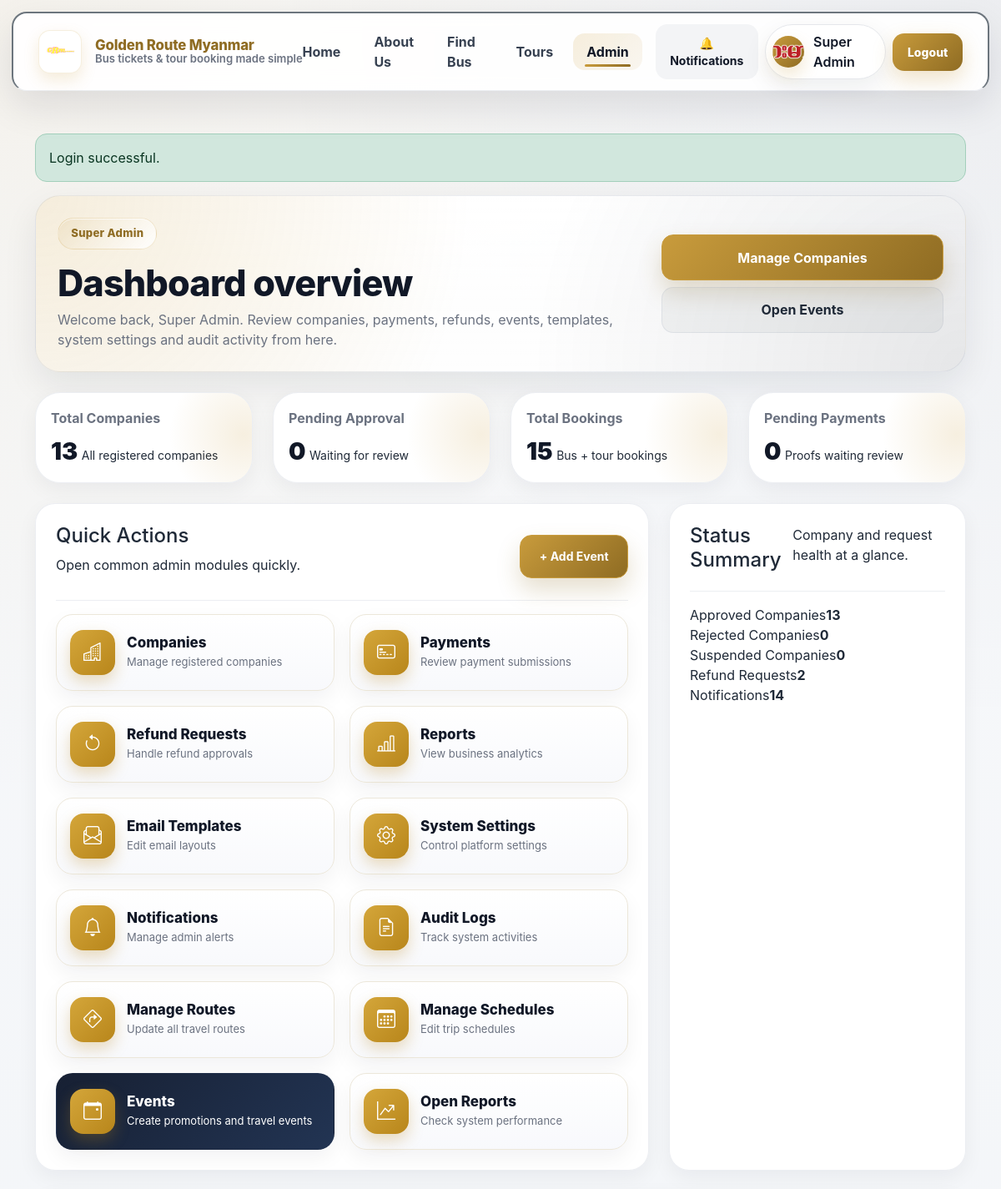
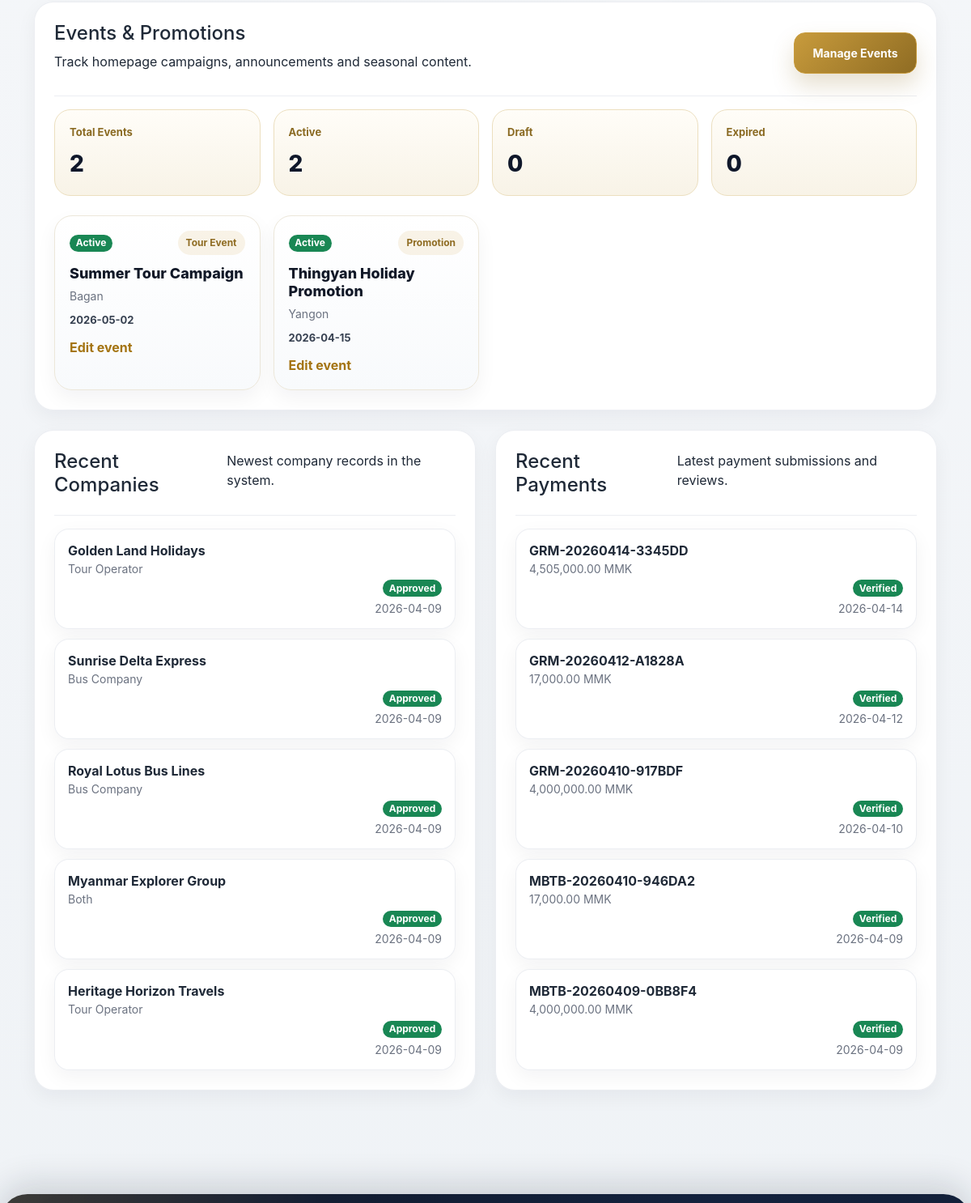
/admin/dashboard.php (signed in, upper part), run on an earlier commit of the app's database (2 pictures, top to bottom).
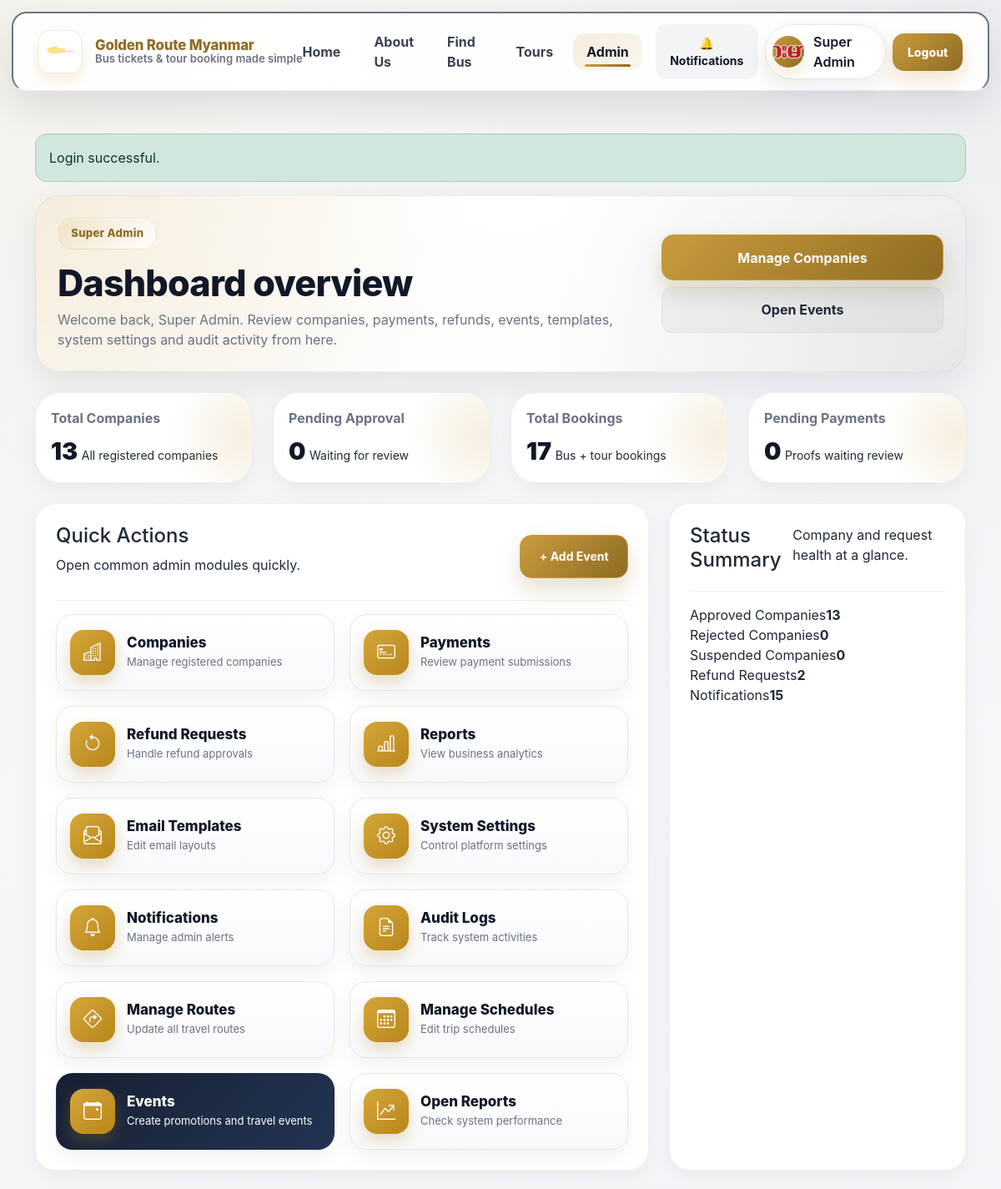
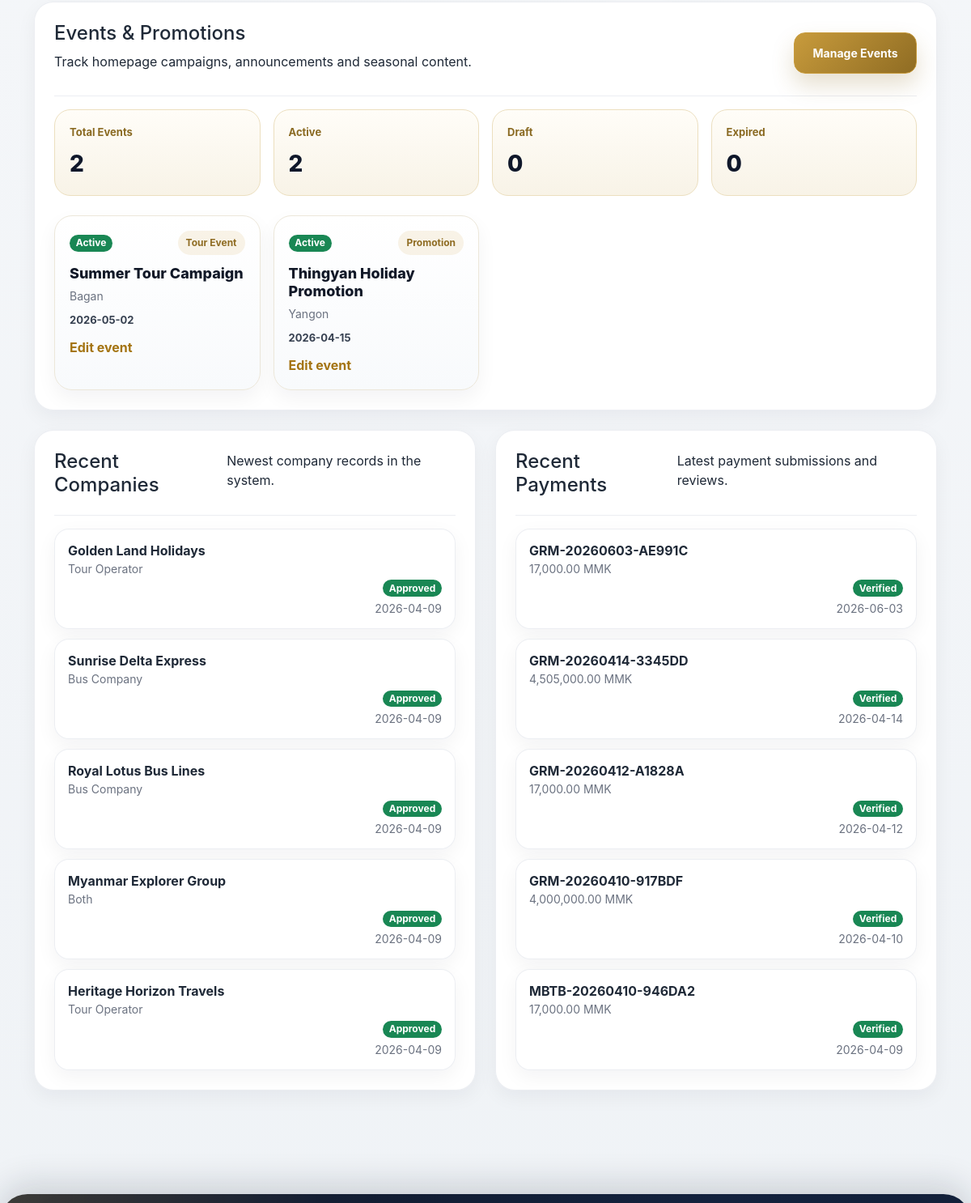
And on a later commit of the database (2 pictures, top to bottom).
### tables this page shows
CREATE TABLE `events` (
  `id` bigint(20) UNSIGNED NOT NULL,
  `title` varchar(255) NOT NULL,
  `event_type` varchar(100) NOT NULL DEFAULT 'Promotion',
  `description` text DEFAULT NULL,
  `event_date` date DEFAULT NULL,
  `location` varchar(255) DEFAULT NULL,
  `image_path` varchar(255) DEFAULT NULL,
  `status` enum('active','draft','expired') NOT NULL DEFAULT 'draft',
  `created_by` bigint(20) UNSIGNED DEFAULT NULL,
  `created_at` timestamp NOT NULL DEFAULT current_timestamp(),
  `updated_at` timestamp NULL DEFAULT current_timestamp() ON UPDATE current_timestamp(),
  `show_in_slider` tinyint(1) DEFAULT 1
);

CREATE TABLE `companies` (
  `id` bigint(20) UNSIGNED NOT NULL,
  `name` varchar(150) NOT NULL,
  `company_type` enum('bus_company','tour_operator','both') NOT NULL DEFAULT 'bus_company',
  `license` varchar(100) DEFAULT NULL,
  `phone` varchar(30) DEFAULT NULL,
  `email` varchar(150) DEFAULT NULL,
  `address` varchar(255) DEFAULT NULL,
  `description` text DEFAULT NULL,
  `logo` varchar(255) DEFAULT NULL,
  `status` enum('pending','approved','rejected','suspended') NOT NULL DEFAULT 'pending',
  `approved_at` datetime DEFAULT NULL,
  `created_at` timestamp NOT NULL DEFAULT current_timestamp(),
  `updated_at` timestamp NOT NULL DEFAULT current_timestamp() ON UPDATE current_timestamp()
);

CREATE TABLE `payments` (
  `id` bigint(20) UNSIGNED NOT NULL,
  `booking_id` bigint(20) UNSIGNED NOT NULL,
  `amount` decimal(12,2) NOT NULL,
  `payment_method` enum('wave_money','kbzpay','cash','bank_transfer') NOT NULL,
  `transaction_ref` varchar(100) DEFAULT NULL,
  `screenshot_path` varchar(255) DEFAULT NULL,
  `notes` text DEFAULT NULL,
  `status` enum('submitted','verified','rejected') NOT NULL DEFAULT 'submitted',
  `verified_by` bigint(20) UNSIGNED DEFAULT NULL,
  `verified_at` datetime DEFAULT NULL,
  `note` text DEFAULT NULL,
  `created_at` timestamp NOT NULL DEFAULT current_timestamp(),
  `updated_at` timestamp NOT NULL DEFAULT current_timestamp() ON UPDATE current_timestamp()
);

CREATE TABLE `bookings` (
  `id` bigint(20) UNSIGNED NOT NULL,
  `booking_code` varchar(50) NOT NULL,
  `user_id` bigint(20) UNSIGNED NOT NULL,
  `booking_type` enum('bus','tour') NOT NULL DEFAULT 'bus',
  `trip_id` bigint(20) UNSIGNED DEFAULT NULL,
  `tour_batch_id` bigint(20) UNSIGNED DEFAULT NULL,
  `passenger_count` int(10) UNSIGNED NOT NULL DEFAULT 1,
  `total_amount` decimal(12,2) NOT NULL DEFAULT 0.00,
  `status` enum('pending','confirmed','paid','cancelled','completed') NOT NULL DEFAULT 'pending',
  `payment_status` enum('unpaid','pending_review','paid','failed','refunded') NOT NULL DEFAULT 'unpaid',
  `notes` text DEFAULT NULL,
  `booked_at` datetime NOT NULL DEFAULT current_timestamp(),
  `created_at` timestamp NOT NULL DEFAULT current_timestamp(),
  `updated_at` timestamp NOT NULL DEFAULT current_timestamp() ON UPDATE current_timestamp()
);

### includes/event_helper.php (called while the page is built, shortened)
<?php
if (!function_exists('event_column_exists')) {
    function event_column_exists(mysqli $conn, string $column): bool
    {
        $safeColumn = $conn->real_escape_string($column);
        $result = $conn->query("SHOW COLUMNS FROM events LIKE '{$safeColumn}'");
        return $result instanceof mysqli_result && $result->num_rows > 0;
    }
}
if (!function_exists('ensure_events_table_exists')) {
    function ensure_events_table_exists(mysqli $conn): void
    {
        $sql = "CREATE TABLE IF NOT EXISTS events (
            id BIGINT UNSIGNED AUTO_INCREMENT PRIMARY KEY,
            title VARCHAR(255) NOT NULL,
            event_type VARCHAR(100) NOT NULL DEFAULT 'Promotion',
            description TEXT NULL,
            event_date DATE NULL,
            location VARCHAR(255) NULL,
            image_path VARCHAR(255) NULL,
            status ENUM('active','draft','expired') NOT NULL DEFAULT 'draft',
            created_by BIGINT UNSIGNED NULL,
            created_at TIMESTAMP NOT NULL DEFAULT CURRENT_TIMESTAMP,
            updated_at TIMESTAMP NULL DEFAULT CURRENT_TIMESTAMP ON UPDATE CURRENT_TIMESTAMP,
            show_in_slider TINYINT(1) NOT NULL DEFAULT 1
        ) ENGINE=InnoDB DEFAULT CHARSET=utf8mb4 COLLATE=utf8mb4_unicode_ci";
        if (event_column_exists($conn, 'image') && !event_column_exists($conn, 'image_path')) {
            if (!$conn->query("ALTER TABLE events ADD COLUMN image_path VARCHAR(255) NULL AFTER location")) {
                throw new RuntimeException('Failed to add image_path column: ' . $conn->error);
            }
            $conn->query("UPDATE events SET image_path = image WHERE image_path IS NULL AND image IS NOT NULL");
        }
        $alterQueries = [];
        if (!event_column_exists($conn, 'image_path')) {
            $alterQueries[] = "ALTER TABLE events ADD COLUMN image_path VARCHAR(255) NULL AFTER location";
        }
        if (!event_column_exists($conn, 'created_by')) {
            $alterQueries[] = "ALTER TABLE events ADD COLUMN created_by BIGINT UNSIGNED NULL AFTER status";
        }
        if (!event_column_exists($conn, 'show_in_slider')) {
            $alterQueries[] = "ALTER TABLE events ADD COLUMN show_in_slider TINYINT(1) NOT NULL DEFAULT 1 AFTER updated_at";
        }
    }
}
if (!function_exists('get_recent_events')) {
    function get_recent_events(mysqli $conn, int $limit = 5): array
    {
        ensure_events_table_exists($conn);
        $events = [];
        $limit = max(1, $limit);
        $sql = "SELECT * FROM events ORDER BY created_at DESC, id DESC LIMIT {$limit}";
        $result = $conn->query($sql);
        if ($result) {
            while ($row = $result->fetch_assoc()) {
                $events[] = $row;
            }
        }
        return $events;
    }
}
if (!function_exists('get_event_dashboard_summary')) {
    function get_event_dashboard_summary(mysqli $conn): array
    {
        $summary = [
            'total_events' => 0,
            'active_events' => 0,
            'draft_events' => 0,
            'expired_events' => 0,
            'slider_events' => 0,
        ];
        $queries = [
            'total_events' => "SELECT COUNT(*) AS total FROM events",
            'active_events' => "SELECT COUNT(*) AS total FROM events WHERE status = 'active'",
            'draft_events' => "SELECT COUNT(*) AS total FROM events WHERE status = 'draft'",
            'expired_events' => "SELECT COUNT(*) AS total FROM events WHERE status = 'expired'",
            'slider_events' => event_column_exists($conn, 'show_in_slider')
                ? "SELECT COUNT(*) AS total FROM events WHERE status = 'active' AND show_in_slider = 1"
                : "SELECT COUNT(*) AS total FROM events WHERE status = 'active'",
        ];
        foreach ($queries as $key => $sql) {
            $result = $conn->query($sql);
            if ($result) {
                $row = $result->fetch_assoc();
                $summary[$key] = (int)($row['total'] ?? 0);
            }
        }
        return $summary;
    }
}
if (!function_exists('event_status_badge_class')) {
    function event_status_badge_class(string $status): string
    {
        return match ($status) {
            'active' => 'success',
            'draft' => 'warning',
            'expired' => 'secondary',
            default => 'dark',
        };
    }
}

### includes/auth.php (called while the page is built, shortened)
<?php
function e($value)
{
    return htmlspecialchars((string)$value, ENT_QUOTES, 'UTF-8');
}

### admin/dashboard.php (the view, shortened to what the changed rows need)
<?php
require_once __DIR__ . '/../includes/db.php';
require_once __DIR__ . '/../includes/event_helper.php';
$conn = getDBConnection();
$recentEvents = get_recent_events($conn, 5);
$summary = [
    'total_companies' => 0,
    'pending_count' => 0,
    'approved_count' => 0,
    'rejected_count' => 0,
    'suspended_count' => 0,
    'total_bookings' => 0,
    'pending_payments' => 0,
    'refund_requests' => 0,
    'notifications' => 0,
];
$cardsSql = [
    'company_summary' => "
        SELECT
            COUNT(*) AS total_companies,
            COALESCE(SUM(status = 'pending'), 0) AS pending_count,
            COALESCE(SUM(status = 'approved'), 0) AS approved_count,
            COALESCE(SUM(status = 'rejected'), 0) AS rejected_count,
            COALESCE(SUM(status = 'suspended'), 0) AS suspended_count
        FROM companies
    ",
    'bookings' => "SELECT COUNT(*) AS total FROM bookings",
    'pending_payments' => "SELECT COUNT(*) AS total FROM payments WHERE status = 'submitted'",
    'refund_requests' => "SELECT COUNT(*) AS total FROM refund_requests",
    'notifications' => "SELECT COUNT(*) AS total FROM notifications",
];
try {
    $stmt = $conn->prepare($cardsSql['company_summary']);
    if ($stmt) {
        $stmt->execute();
        $result = $stmt->get_result();
        $row = $result ? $result->fetch_assoc() : [];
        if ($row) {
            $summary = array_merge($summary, $row);
        }
    }
    foreach (['bookings', 'pending_payments', 'refund_requests', 'notifications'] as $key) {
        $stmt = $conn->prepare($cardsSql[$key]);
        if ($stmt) {
            $stmt->execute();
            $result = $stmt->get_result();
            $row = $result ? $result->fetch_assoc() : null;
            if ($key === 'bookings') {
                $summary['total_bookings'] = (int)($row['total'] ?? 0);
            } else {
                $summary[$key] = (int)($row['total'] ?? 0);
            }
        }
    }
} catch (Throwable $e) {
}
$eventSummary = get_event_dashboard_summary($conn);
$recentEvents = get_recent_events($conn, 4);
$recentCompanies = [];
$recentPayments = [];
try {
    $companySql = "
        SELECT id, name, company_type, status, created_at
        FROM companies
        ORDER BY id DESC
        LIMIT 5
    ";
    $stmt = $conn->prepare($companySql);
    if ($stmt) {
        $stmt->execute();
        $result = $stmt->get_result();
        while ($row = $result->fetch_assoc()) {
            $recentCompanies[] = $row;
        }
    }
    $paymentSql = "
        SELECT p.id, p.amount, p.status, p.created_at, b.booking_code
        FROM payments p
        INNER JOIN bookings b ON b.id = p.booking_id
        ORDER BY p.id DESC
        LIMIT 5
    ";
    $stmt = $conn->prepare($paymentSql);
    if ($stmt) {
        $stmt->execute();
        $result = $stmt->get_result();
        while ($row = $result->fetch_assoc()) {
            $recentPayments[] = $row;
        }
    }
} catch (Throwable $e) {
}
require_once __DIR__ . '/../includes/header.php';
function adminStatusBadgeClass(string $status): string
{
    switch ($status) {
        case 'approved':
        case 'verified':
            return 'success';
    }
}
?>
<div class="container py-5">
    <div class="admin-hero-panel mb-4">
        <div class="row g-4 align-items-center">
            <div class="col-lg-8">
                <h1 class="page-title mb-2">Dashboard overview</h1>
            </div>
        </div>
    </div>
    <div class="row g-4 mb-4">
        <div class="col-md-6 col-xl-3">
            <div class="metric-card">
                <span>Total Bookings</span>
                <strong><?php echo e($summary['total_bookings']); ?></strong>
                <small>Bus + tour bookings</small>
            </div>
        </div>
    </div>
    <div class="row g-4 mb-4">
        <div class="col-lg-4">
            <div class="panel-card h-100">
                <div class="summary-list">
                    <div class="summary-row"><span>Notifications</span><strong><?php echo e($summary['notifications']); ?></strong></div>
                </div>
            </div>
        </div>
    </div>
    <div class="panel-card mb-4">
        <?php if (empty($recentEvents)): ?>
            <div class="empty-inline-box">No events found yet. Add your first event from the events page.</div>
        <?php else: ?>
            <div class="row g-3">
                <?php foreach ($recentEvents as $event): ?>
                    <div class="col-md-6 col-xl-3">
                        <div class="dashboard-event-card">
                            <div class="dashboard-event-top">
                                <span class="badge bg-<?php echo e(event_status_badge_class((string)$event['status'])); ?>">
                                    <?php echo e(ucfirst((string)$event['status'])); ?>
                                </span>
                                <span class="dashboard-event-type"><?php echo e($event['event_type']); ?></span>
                            </div>
                            <h5><?php echo e($event['title']); ?></h5>
                            <p><?php echo e($event['location'] ?: 'No location'); ?></p>
                            <div class="dashboard-event-date"><?php echo !empty($event['event_date']) ? e($event['event_date']) : 'No event date'; ?></div>
                            <a href="<?php echo BASE_URL; ?>admin/events.php?edit=<?php echo (int)$event['id']; ?>" class="dashboard-event-link">Edit event</a>
                        </div>
                    </div>
                <?php endforeach; ?>
            </div>
        <?php endif; ?>
    </div>
    <div class="row g-4">
        <div class="col-lg-6">
            <div class="panel-card h-100">
                <?php if (empty($recentCompanies)): ?>
                    <div class="empty-inline-box">No company records found.</div>
                <?php else: ?>
                    <div class="admin-list-stack">
                        <?php foreach ($recentCompanies as $company): ?>
                            <div class="admin-list-item">
                                <div>
                                    <strong><?php echo e($company['name']); ?></strong>
                                    <div class="text-muted small"><?php echo e(ucwords(str_replace('_', ' ', $company['company_type']))); ?></div>
                                </div>
                                <div class="text-end">
                                    <span class="badge bg-<?php echo adminStatusBadgeClass((string)$company['status']); ?>">
                                        <?php echo e(ucfirst($company['status'])); ?>
                                    </span>
                                    <div class="text-muted small mt-1"><?php echo e(date('Y-m-d', strtotime($company['created_at']))); ?></div>
                                </div>
                            </div>
                        <?php endforeach; ?>
                    </div>
                <?php endif; ?>
            </div>
        </div>
        <div class="col-lg-6">
            <div class="panel-card h-100">
                <?php if (empty($recentPayments)): ?>
                    <div class="empty-inline-box">No payment records found.</div>
                <?php else: ?>
                    <div class="admin-list-stack">
                        <?php foreach ($recentPayments as $payment): ?>
                            <div class="admin-list-item">
                                <div>
                                    <strong><?php echo e($payment['booking_code']); ?></strong>
                                    <div class="text-muted small"><?php echo number_format((float)$payment['amount'], 2); ?> MMK</div>
                                </div>
                                <div class="text-end">
                                    <span class="badge bg-<?php echo adminStatusBadgeClass((string)$payment['status']); ?>">
                                        <?php echo e(ucfirst($payment['status'])); ?>
                                    </span>
                                    <div class="text-muted small mt-1"><?php echo e(date('Y-m-d', strtotime($payment['created_at']))); ?></div>
                                </div>
                            </div>
                        <?php endforeach; ?>
                    </div>
                <?php endif; ?>
            </div>
        </div>
    </div>
</div>
<?php require_once __DIR__ . '/../includes/footer.php'; ?>

What changed in the data, as far as the page shows it:
no longer on this page (row unchanged): payments: booking.booking_code "MBTB-20260409-0BB8F4", amount "4,000,000.00", status "Verified", created_at "2026-04-09"
added payments: booking.booking_code "GRM-20260603-AE991C", amount "17,000.00", status "Verified", created_at "2026-06-03"
Also different on the page:
$summary['total_bookings']: "15" → "17"
$summary['notifications']: "14" → "15"
